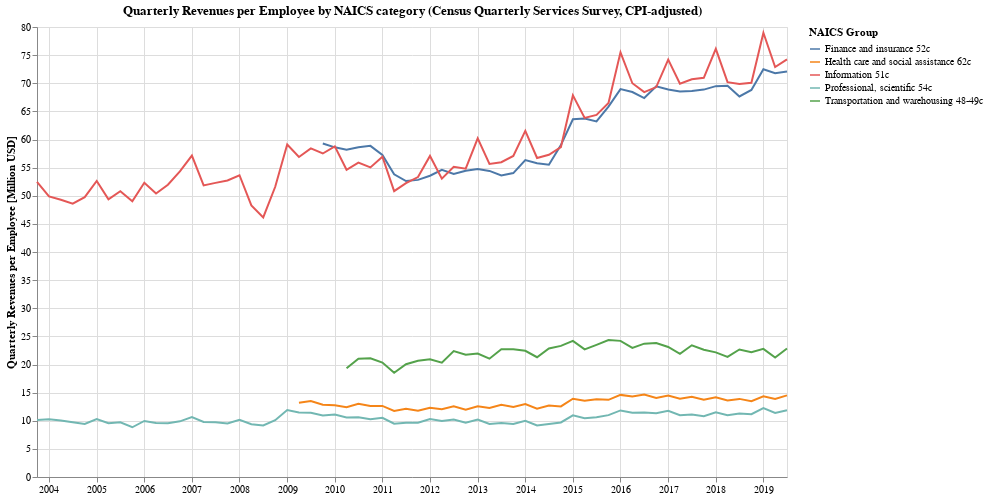

Notebook cell for this chart:
### Markdown cell above
### What is the inflation-adjusted revenue per employee trend compared across industries?

### Code cell
alt.Chart(revenue_per_employee).mark_line().encode(
    alt.X('dt', axis=alt.Axis(title=None)),
    alt.Y('value_adj:Q', axis=alt.Axis(title='Quarterly Revenues per Employee [Million USD]')),
    alt.Color('variable:N', title='NAICS Group')
).properties(
    title="Quarterly Revenues per Employee by NAICS category (Census Quarterly Services Survey, CPI-adjusted)",
    background="white",
    width=750,
    height=450
)

### Figure 1 — Vega-Lite specification as saved in the notebook (floating-point values rounded to 4 significant figures; data arrays with more than 128 entries replaced by an {"elided": "..."} marker saying what was removed)
{"config": {"view": {"continuousWidth": 400, "continuousHeight": 300}}, "data": {"name": "data-62f568a4410d708435af8f34ca0c9796"}, "mark": "line", "background": "white", "encoding": {"color": {"type": "nominal", "field": "variable", "title": "NAICS Group"}, "x": {"type": "temporal", "axis": {"title": null}, "field": "dt"}, "y": {"type": "quantitative", "axis": {"title": "Quarterly Revenues per Employee [Million USD]"}, "field": "value_adj"}}, "height": 450, "title": "Quarterly Revenues per Employee by NAICS category (Census Quarterly Services Survey, CPI-adjusted)", "width": 750, "$schema": "https://vega.github.io/schema/vega-lite/v4.0.2.json", "datasets": {"data-62f568a4410d708435af8f34ca0c9796": {"elided": "320 records"}}}
